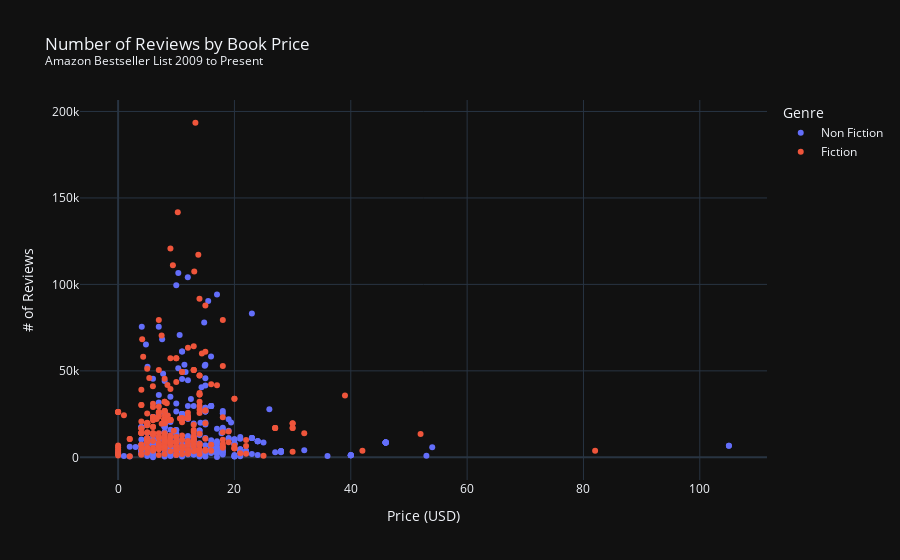

Here is the notebook cell this chart was saved with:
### Code cell
fig = px.scatter(books, 
                 x='Price',
                 y='Reviews',
                 title="Number of Reviews by Book Price<br><sup>Amazon Bestseller List 2009 to Present</sup>",
                 labels={'Reviews': '# of Reviews', 'Price': 'Price (USD)'},
                 color='Genre',
                 template='plotly_dark'
                )
fig.show()

### Figure 1 — Plotly figure (JSON) as saved in the notebook; plotly's stock layout.template omitted (floating-point values rounded to 4 significant figures; data arrays with more than 128 entries replaced by an {"elided": "..."} marker saying what was removed)
{"data": [{"hovertemplate": "Genre=Non Fiction<br>Price (USD)=%{x}<br># of Reviews=%{y}<extra></extra>", "legendgroup": "Non Fiction", "marker": {"color": "#636efa", "symbol": "circle"}, "mode": "markers", "name": "Non Fiction", "orientation": "v", "showlegend": true, "type": "scatter", "x": {"elided": "363 float values"}, "xaxis": "x", "y": {"elided": "363 int values"}, "yaxis": "y"}, {"hovertemplate": "Genre=Fiction<br>Price (USD)=%{x}<br># of Reviews=%{y}<extra></extra>", "legendgroup": "Fiction", "marker": {"color": "#EF553B", "symbol": "circle"}, "mode": "markers", "name": "Fiction", "orientation": "v", "showlegend": true, "type": "scatter", "x": {"elided": "287 float values"}, "xaxis": "x", "y": {"elided": "287 int values"}, "yaxis": "y"}], "layout": {"legend": {"title": {"text": "Genre"}, "tracegroupgap": 0}, "title": {"text": "Number of Reviews by Book Price<br><sup>Amazon Bestseller List 2009 to Present</sup>"}, "xaxis": {"anchor": "y", "domain": [0, 1], "title": {"text": "Price (USD)"}}, "yaxis": {"anchor": "x", "domain": [0, 1], "title": {"text": "# of Reviews"}}}}
